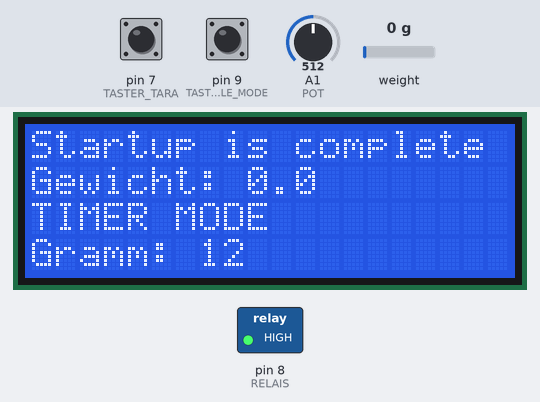
The sketch below on a simulated Arduino Uno, built with avr-gcc and run on an emulated ATmega328P. On the bench: 20×4 character LCD, switched loads named in the sketch (green lamp = pin HIGH). The test bench sets the inputs (shaded band); at power-on: pin 9 (TASTER_SCALE_MODE) LOW, pin 7 (TASTER_TARA) LOW, weight on the scale 0 g, A1 (POT) = 512. What the sketch prints to the serial monitor is not drawn.

Above: at 3.7 s.
3.8 s: pin 9 (TASTER_SCALE_MODE) pulled HIGH for 3.2 s
At 4.7 s:
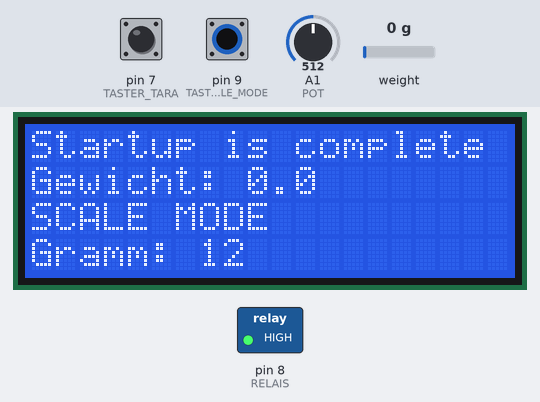
8.6 s: pin 7 (TASTER_TARA) pulled HIGH for 0.15 s
At 9.5 s:
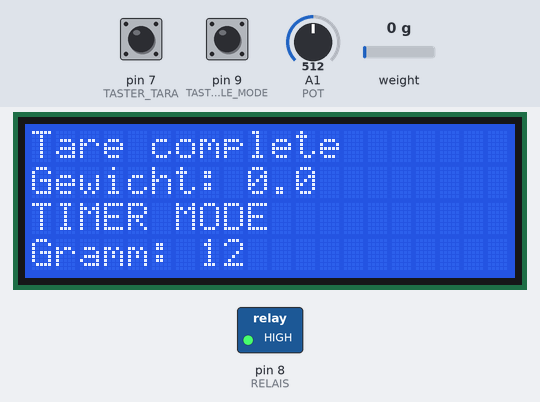
10.2 s: pin 9 (TASTER_SCALE_MODE) pulled HIGH for 0.15 s
At 10.7 s:
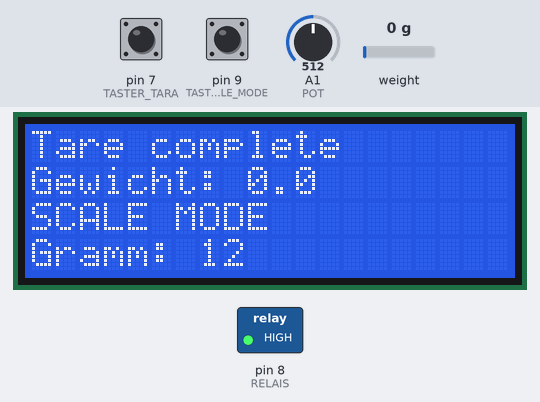
11.8 s: weight on the scale set to 9 g
13.4 s: weight on the scale set to 12 g
At 14.5 s:
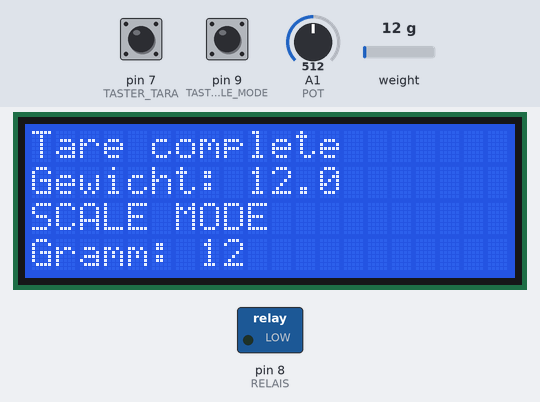
16.4 s: A1 (POT) set to 606
At 17.4 s:
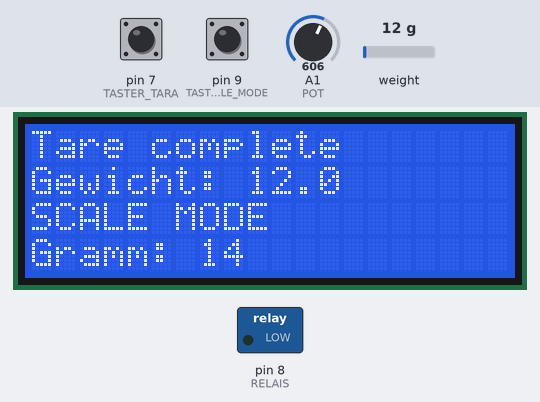
19.1 s: A1 (POT) set to 630
At 20.3 s:
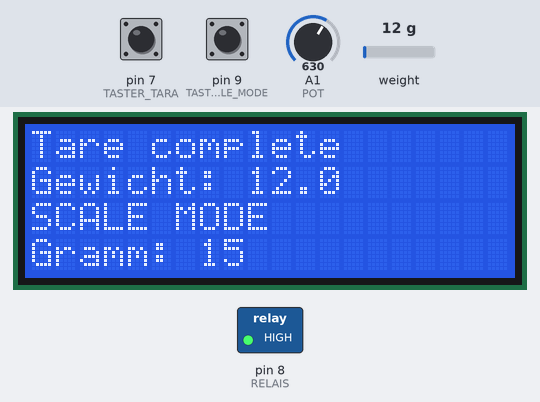
Timing chart, 0 to 21.6 s (numbered marks = the images above; inputs shaded):
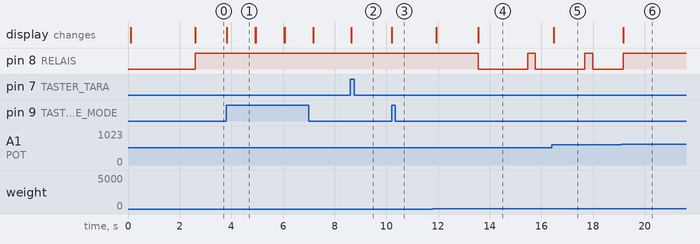

Measured:
- the behaviour switches between 10 and 11 g on weight on the scale (found by bisection; images 3 and 4)
- the behaviour switches between 613 and 614 on A1 (POT) (found by bisection; images 5 and 6)
- after the input at 3.8 s, the display: changes at once (image 1)
- after the input at 8.6 s, the display: changes after 0.05 s (image 2)
- after the input at 10.2 s, the display: changes at once (image 3)
- after the input at 13.4 s, pin 8 (RELAIS): HIGH → LOW after 0.15 s, → HIGH 1.9 s later, → LOW 0.28 s later; the display: changes after 0.15 s (image 4)
- after the input at 16.4 s, the display: changes after 0.08 s (image 5)
- after the input at 19.1 s, the display: changes after 0.06 s (image 6)

The sketch:

Scale_main.ino
```cpp
/*
 -------------------------------------------------------------------------------------
 HX711_ADC
 Arduino library for HX711 24-Bit Analog-to-Digital Converter for Weight Scales
 Olav Kallhovd sept2017
 -------------------------------------------------------------------------------------
 */
/*
 Settling time (number of samples) and data filtering can be adjusted in the config.h file
 For calibration and storing the calibration value in eeprom, see example file "Calibration.ino"
 The update() function checks for new data and starts the next conversion. In order to acheive maximum effective
 sample rate, update() should be called at least as often as the HX711 sample rate; >10Hz@10SPS, >80Hz@80SPS.
 If you have other time consuming code running (i.e. a graphical LCD), consider calling update() from an interrupt routine,
 see example file "Read_1x_load_cell_interrupt_driven.ino".
 This is an example sketch on how to use this library
 */
#include <HX711_ADC.h>
#include <EEPROM.h>
#include <Wire.h>  // Wire Bibliothek hochladen
#include <LiquidCrystal_I2C.h> // Vorher hinzugefügte LiquidCrystal_I2C Bibliothek hochladen
#include <Thread.h>
//pins:
const int HX711_sck = 4; //mcu > HX711 sck pin
const int HX711_dout = 2; //mcu > HX711 dout pin
const int TASTER_TARA = 7;
const int RELAIS = 8;
const int TASTER_SCALE_MODE = 9;
const int POT = A1;

const int STATUS_LINE = 0;
const int WEIGHT_LINE = 1;
const int MODE_LINE = 2;
const int GRAM_LINE = 3;
const int calVal_eepromAdress = 0;
const int TIMER = LOW;
const int SCALE = HIGH;
const int GRIND = HIGH;
const int STOP_GRIND = LOW;

boolean isGrinding = false;

HX711_ADC LoadCell(HX711_dout, HX711_sck);
LiquidCrystal_I2C lcd(0x3F, 20, 4);

long t;
float weight = 0;
long  previousMillis = -3;
Thread myThread = Thread();
int currentGrindMode = TIMER;
int scaleModePressed = TIMER;

void printLine(int line, String text) {
//  Serial.println(text);
  lcd.setCursor(0, line);
  if (line == STATUS_LINE) {
    lcd.setCursor(0, line); //Text soll beim ersten Zeichen in der ersten Reihe beginnen..
    lcd.print("                    "); //In der ersten Zeile soll der Text „Test Zeile 1“ angezeigt werden
  } else if (line == WEIGHT_LINE) {
    text = text + "     ";
  }
  lcd.setCursor(0, line);
  lcd.print(text); //In der ersten Zeile soll der Text „Test Zeile 1“ angezeigt werden
}

void initLcd() {
  lcd.init();
  lcd.backlight();
  lcd.noBlink();
}

//interrupt routine:
void dataReadyISR() {

  if (LoadCell.update()) {
    Serial.println("interupt: " + String(LoadCell.getData()));
  }
}

void handleGrind(int gramsToGrind) {

   long currentMillis = millis();
  printLine(WEIGHT_LINE, "Gewicht: " + String(weight, 1));

  if (weight >= (gramsToGrind * 0.85) &&weight <= gramsToGrind && currentGrindMode == SCALE) {
    if (weight <= gramsToGrind) {
      if (currentMillis- previousMillis >= 1900 && !isGrinding) {
        digitalWrite(RELAIS, GRIND);
        isGrinding = true;
        previousMillis = millis();
      } else if (currentMillis- previousMillis >= 250 && isGrinding) {
        digitalWrite(RELAIS, STOP_GRIND);
        isGrinding = false;
        previousMillis = millis();
      }
    }
  } else if (weight <= gramsToGrind && !isGrinding) {
    digitalWrite(RELAIS, GRIND);
    isGrinding = true;
  } else if(weight >= gramsToGrind && isGrinding){
    digitalWrite(RELAIS, STOP_GRIND );
    isGrinding = false;
  }
}

void handleGrindMode() {
  scaleModePressed = digitalRead(TASTER_SCALE_MODE);
  if (scaleModePressed) {
    if (currentGrindMode == scaleModePressed) {
      currentGrindMode = TIMER;
      delay(500);
      printLine(MODE_LINE, "TIMER MODE");
    } else if (scaleModePressed == SCALE) {
      currentGrindMode = SCALE;
      printLine(MODE_LINE, "SCALE MODE");
      delay(500);
    }
  }
}

int calcGramsToGrind() {
  int gramsToGrind = 25. / 1023. * analogRead(POT);
  printLine(GRAM_LINE, "Gramm: " + String(gramsToGrind)+"    ");
  return gramsToGrind;
}

void handleTara() {
  if (digitalRead(TASTER_TARA) == HIGH)
    LoadCell.tareNoDelay();

  // check if last tare operation is complete:
  if (LoadCell.getTareStatus() == true) {
    printLine(STATUS_LINE, "Tare complete");
  }

}

void calibrateScale() {
  LoadCell.begin();
  float calibrationValue; // calibration value (see example file "Calibration.ino")
  calibrationValue = 472.78; // uncomment this if you want to set the calibration value in the sketch
  long stabilizingtime = 2000; // preciscion right after power-up can be improved by adding a few seconds of stabilizing time
  boolean _tare = true; //set this to false if you don't want tare to be performed in the next step
  LoadCell.start(stabilizingtime, _tare);
  if (LoadCell.getTareTimeoutFlag()) {
    printLine(STATUS_LINE,
        "Timeout, check MCU>HX711 wiring and pin designations");
    while (1)
      ;
  } else {
    LoadCell.setCalFactor(calibrationValue); // set calibration value (float)
    printLine(STATUS_LINE, "Startup is complete");
  }
}

void readScale() {
  static boolean newDataReady = 0;
  const int serialPrintInterval = 0; //increase value to slow down serial print activity

  // check for new data/start next conversion:
  if (LoadCell.update())
    newDataReady = true;
  // get smoothed value from the dataset:
  if (newDataReady) {
    if (millis() > t + serialPrintInterval) {
      weight = LoadCell.getData();
      newDataReady = 0;
      t = millis();
    }
  }
  printLine(WEIGHT_LINE, "Gewicht: " + String(weight, 1));

}

void setup() {
  Serial.begin(57600);
  delay(10);
  Serial.println("Setup");

  initLcd();
  printLine(STATUS_LINE, "Starting...");
  calibrateScale();
  printLine(MODE_LINE, "TIMER MODE");

  pinMode(TASTER_TARA, INPUT);
  pinMode(TASTER_SCALE_MODE, INPUT);
  pinMode(RELAIS, OUTPUT);

  myThread.onRun(readScale);
  myThread.setInterval(50);

}

void loop() {
  if (myThread.shouldRun())
    myThread.run();
  handleGrindMode();
  handleGrind(calcGramsToGrind());
  handleTara();
}
```
